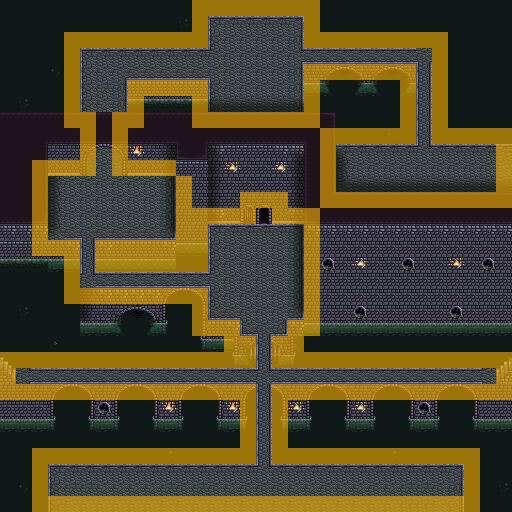

A level layout from a 2D game, rendered from its tile map. Below: a short description, then the map file with tile-grid data replaced by summaries:
An orthogonal 32x32 tile map with 16x16 px tiles, 5 tile layers (Tile Layer 1, Tile Layer 2, Tile Layer 3, Tile Layer 4, ...).

<map version="1.0" orientation="orthogonal" width="32" height="32" tilewidth="16" tileheight="16">
 <tileset firstgid="1" name="sewer_tileset.php" tilewidth="16" tileheight="16">
  <image source="sewer_tileset.php.png" trans="ffffff" width="256" height="352" />
 </tileset>
 <layer name="Tile Layer 1" width="32" height="32">
  <data>[1024 cells, 1008 non-empty, 14 distinct tile ids]</data>
 </layer>
 <layer name="Tile Layer 2" width="32" height="32">
  <data>[1024 cells, 574 non-empty, 56 distinct tile ids]</data>
 </layer>
 <layer name="Tile Layer 3" width="32" height="32">
  <data>[1024 cells, 166 non-empty, 55 distinct tile ids]</data>
 </layer>
 <layer name="Tile Layer 4" width="32" height="32">
  <data>[1024 cells, 107 non-empty, 23 distinct tile ids]</data>
 </layer>
 <layer name="Collision" width="32" height="32" opacity="0.59">
  <data>[1024 cells, 301 non-empty, 2 distinct tile ids]</data>
 </layer>
</map>
